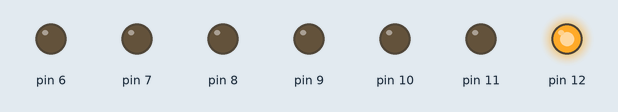
This sketch was run on a simulated Arduino Uno, built with avr-gcc and run on an emulated ATmega328P. Shown: output pins drawn as LEDs (lit = HIGH).

Above: at 0.2 s.
At 1.2 s:
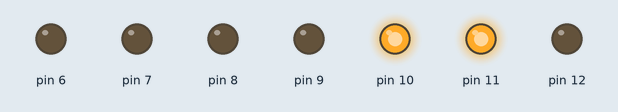
At 1.7 s:
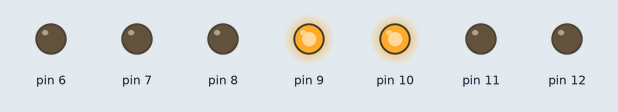
At 2.2 s:
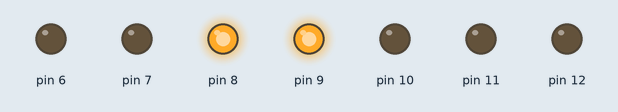
At 3.2 s:
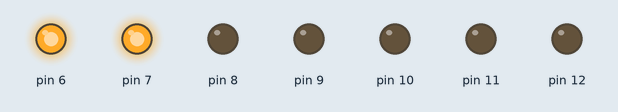
At 4.7 s:
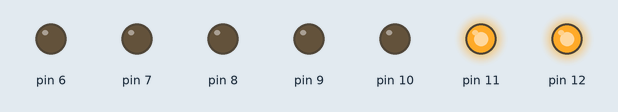
Timing chart, 0 to 5.2 s (numbered marks = the images above):
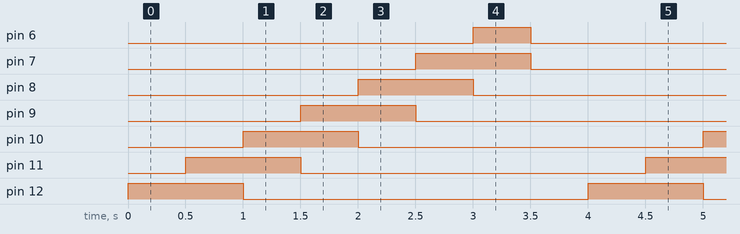

The sketch:

test_1.ino
```cpp
void setup() {
  // put your setup code here, to run once:
pinMode(12,OUTPUT);
pinMode(11,OUTPUT);
pinMode(10,OUTPUT);
pinMode(9,OUTPUT);
pinMode(8,OUTPUT);
pinMode(7,OUTPUT);
pinMode(6,OUTPUT);


}

void loop() {
  // put your main code here, to run repeatedly:
digitalWrite(12,HIGH);
delay(500);
digitalWrite(11,HIGH);
delay(500);
digitalWrite(10,HIGH);
digitalWrite(12,LOW);
delay(500);
digitalWrite(9,HIGH);
digitalWrite(11,LOW);
delay(500);
digitalWrite(8,HIGH);
digitalWrite(10,LOW);
delay(500);
digitalWrite(7,HIGH);
digitalWrite(9,LOW);
delay(500);
digitalWrite(6,HIGH);
digitalWrite(8,LOW);
delay(500);
digitalWrite(7,LOW);
digitalWrite(6,LOW);
delay(500);

}
```

Measured:
- by itself, pin 6: alternates HIGH for 0.50 s and LOW for 3.5 s
- by itself, pin 7–12: alternates HIGH for 1.0 s and LOW for 3.0 s
- by itself, everything shown: repeats every 4.0 s, in 8 steps
